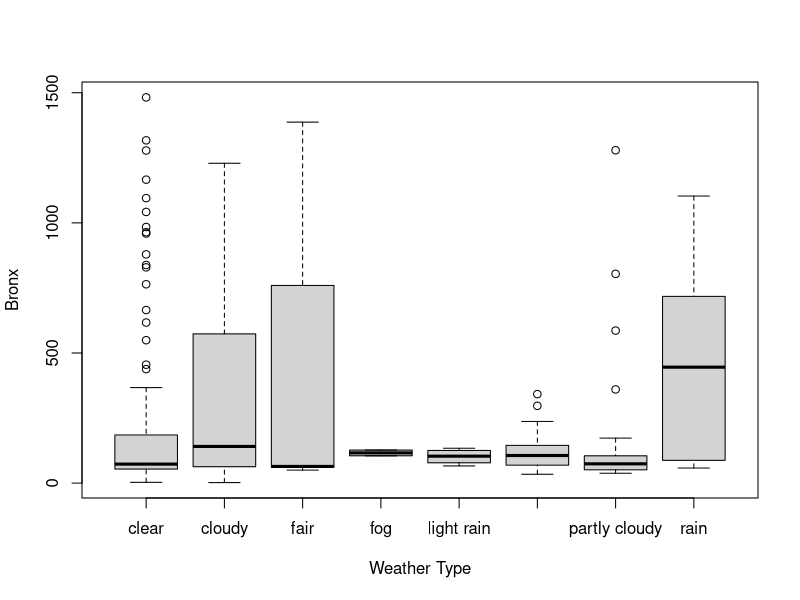
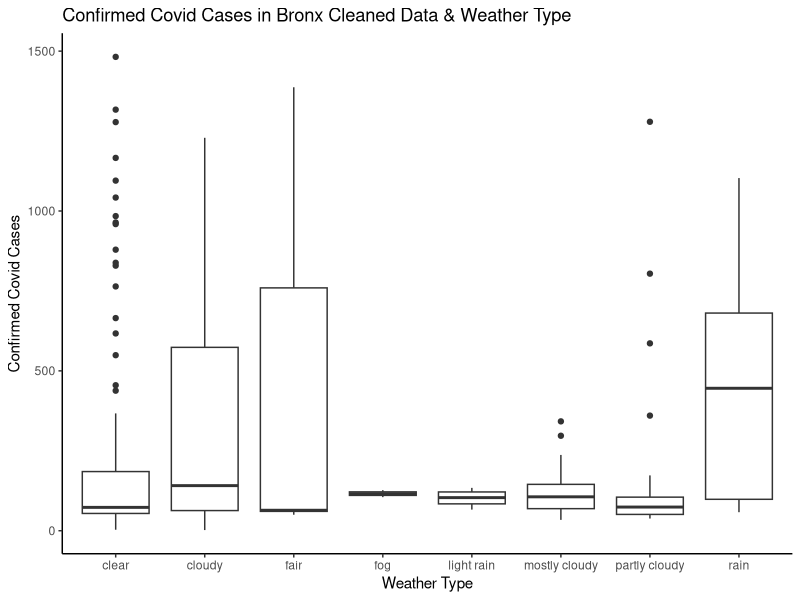
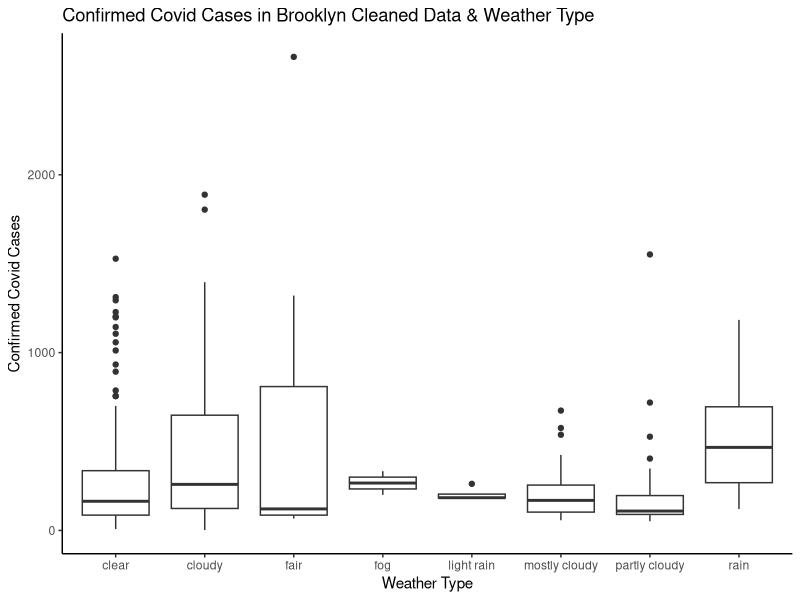
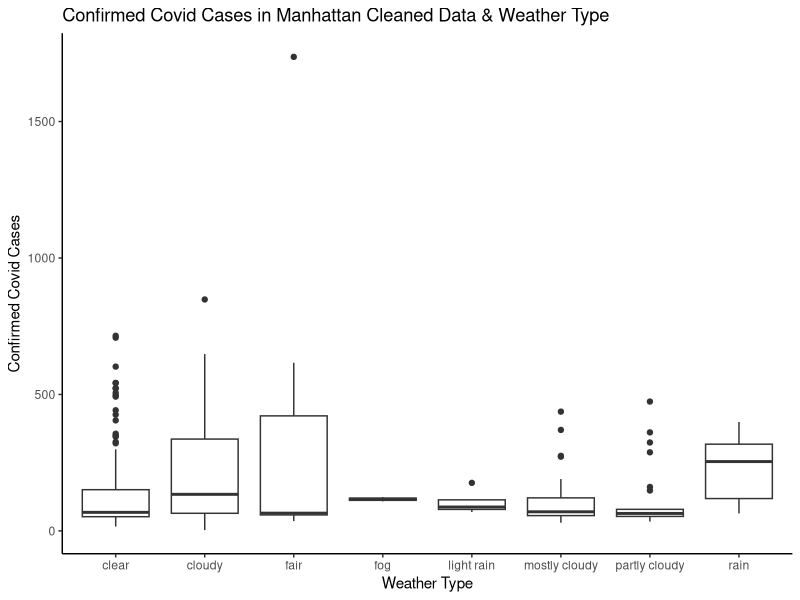
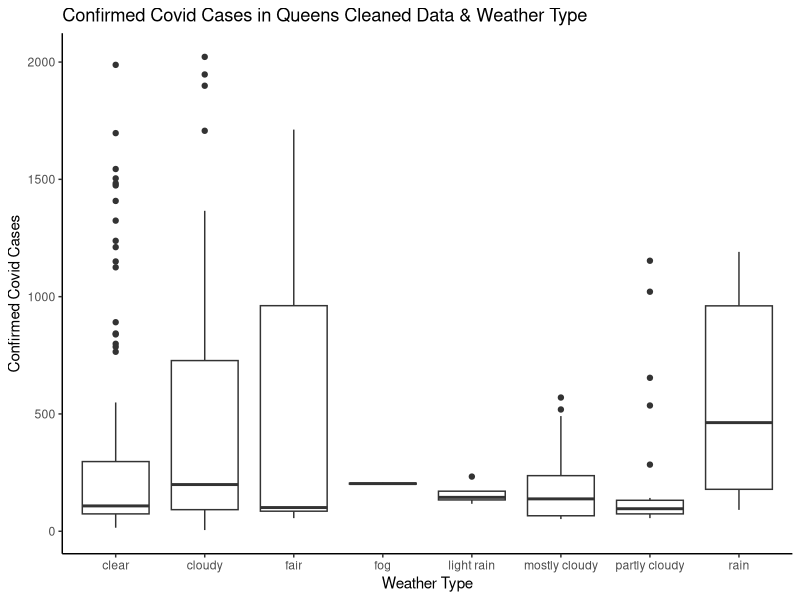

Generate these figures, in order, with R:
#MAT327, Fall 2020, Project Milestone 3, Step 10, Wella Haya 12/14/2020

#importing the cleaned up version of the US Confirmed cases of Covid-19 from John Hopkins university. For this data set we are specifically looking at the NYC Boroughs (Counties) and added information from the Weather Channel (specifically min/max temp and weather type) to see if there are any correlations between Covid-19 confirmed cases in NYC and the weather.
library(readr)
NYC <- read_csv("US Confirmed Cases With Weather updated non cumulative.csv")

#viewing the Covid-19 Data
View(NYC)

#make a subset of the Covid-19 Data that removes all zero values
NYC4 <- subset(NYC, Bronx!=0 & `Brooklyn (Kings)`!=0 & `Manhattan (New York)` !=0 & Queens !=0 & `Staten Island (Richmond)` !=0)

#viewing the cleaned up Covid-19 Data
NYC4

#create a subset of the values in the Weather Type column from the cleaned data
boxplot(Bronx ~ `Weather Type`, data=NYC4)

#open up library to help with visualization of boxplot
library(ggplot2)

#create an object for the boxplot of the values in the Weather Type column (x-Values) and the Bronx column (Y-Values) and change the theme to classic white background
bronx <- ggplot(NYC4, aes(`Weather Type`,Bronx)) + geom_boxplot()+theme_classic()

#view and add labels to boxplot
bronx + labs(y = "Confirmed Covid Cases", x = "Weather Type") + ggtitle("Confirmed Covid Cases in Bronx Cleaned Data & Weather Type")

#create an object for the boxplot of the values in the Weather Type column (x-Values) and the Brooklyn (Kings) column (Y-Values) and change the theme to classic white background
brooklyn <- ggplot(NYC4, aes(`Weather Type`,`Brooklyn (Kings)`)) + geom_boxplot()+theme_classic()

#view and add labels to boxplot
brooklyn + labs(y = "Confirmed Covid Cases", x = "Weather Type") + ggtitle("Confirmed Covid Cases in Brooklyn Cleaned Data & Weather Type")

#create an object for the boxplot of the values in the Weather Type column (x-Values) and the Manhattan (New York) column (Y-Values) and change the theme to classic white background
manhattan <- ggplot(NYC4, aes(`Weather Type`,`Manhattan (New York)`)) + geom_boxplot()+theme_classic()

#view and add labels to boxplot
manhattan + labs(y = "Confirmed Covid Cases", x = "Weather Type") + ggtitle("Confirmed Covid Cases in Manhattan Cleaned Data & Weather Type")

#create an object for the boxplot of the values in the Weather Type column (x-Values) and the Queens column (Y-Values) and change the theme to classic white background
queens <- ggplot(NYC4, aes(`Weather Type`, Queens)) + geom_boxplot()+theme_classic()

#view and add labels to boxplot
queens + labs(y = "Confirmed Covid Cases", x = "Weather Type") + ggtitle("Confirmed Covid Cases in Queens Cleaned Data & Weather Type")

#create an object for the boxplot of the values in the Weather Type column (x-Values) and the Staten Island column (Y-Values) and change the theme to classic white background
staten_island <- ggplot(NYC4, aes(`Weather Type`, `Staten Island (Richmond)`)) + geom_boxplot()+theme_classic()

#view and add labels to boxplot
staten_island <- ggplot(NYC4, aes(`Weather Type`, `Staten Island (Richmond)`)) + geom_boxplot()+theme_classic()

#create an object for the anova table of the values in the Weather Type column (x-Values) and the Bronx column (Y-Values)
bronx_aov=aov(Bronx~`Weather Type`, data = NYC4)

#summary of the anova table
summary(bronx_aov)

#create an object for the anova table of the values in the Weather Type column (x-Values) and the Brooklyn (Kings) column (Y-Values)
brooklyn_aov=aov(`Brooklyn (Kings)`~`Weather Type`, data = NYC4)

#summary of the anova table
summary(brooklyn_aov)

#create an object for the anova table of the values in the Weather Type column (x-Values) and the Manhattan (New York) column (Y-Values)
manhattan_aov=aov(`Manhattan (New York)`~`Weather Type`, data = NYC4)

#summary of the anova table
summary(manhattan_aov)

#create an object for the anova table of the values in the Weather Type column (x-Values) and the Queens column (Y-Values)
queens_aov=aov(`Queens`~`Weather Type`, data = NYC4)

#summary of the anova table
summary(queens_aov)

#create an object for the anova table of the values in the Weather Type column (x-Values) and the Staten Island (Richmond) column (Y-Values)
statenisland_aov=aov(`Staten Island (Richmond)`~`Weather Type`, data = NYC4)

#summary of the anova table
summary(statenisland_aov)

#create a subset of the values in the Max-Temp column for temperatures less than 60 degrees F
cold <- subset(NYC4,`Max-Temp`<60)

#create a subset of the values in the Max-Temp column for temperatures greater than or equal to 60 degrees F
warm <- subset(NYC4, `Max-Temp`>=60)

#create a T-test of the values in the Bronx Column and the cold & warm subsets  
t.test(warm$Bronx, cold$Bronx)

#create a T-test of the values in the Brooklyn (Kings) Column and the cold & warm subsets  
t.test(warm$`Brooklyn (Kings)`, cold$`Brooklyn (Kings)`)

#create a T-test of the values in the Manhattan (New York) Column and the cold & warm subsets  
t.test(warm$`Manhattan (New York)`, cold$`Manhattan (New York)`)

#create a T-test of the values in the Queens Column and the cold & warm subsets  
t.test(warm$Queens, cold$Queens)

#create a T-test of the values in the Staten Island (Richmond) Column and the cold & warm subsets  
t.test(warm$`Staten Island (Richmond)`, cold$`Staten Island (Richmond)`)
